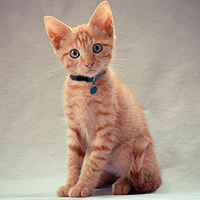
#> input picture oving1/kitten.jpg, 200 x 200 px
$ python oppgave1_maren.py   (older library calls are emulated)
#> lines starting #> are read from the running program, lines starting #| are printed output that depends on the picture; after the words box and inside, x2 and y2 are one past the last pixel; in counts of white or black regions, pixels touching at a corner belong together
import numpy as np
from scipy import misc
import matplotlib.pyplot as plt

def read_img(path):
#> called with path = './kitten.jpg'
	image = misc.imread(path)
#> image is the input picture: shape (200, 200, 3); mean R, G, B 177.1, 157.7, 141.9
	return image

def plot_fig(img, param = 'none'):
	plt.figure()
	if param == 'none':
		plt.imshow(img,)
	if param == 'gray':
		plt.imshow(img, cmap=plt.cm.gray, vmin=0, vmax=255)
	plt.axis('off')

def transform1(img, new_img):

	rows = img.shape[0]
#> rows = 200
	cols = img.shape[1]
#> cols = 200

	for y in range(rows):
		for x in range(cols):
			r = int(img[x,y,0])
			g = int(img[x,y,1])
			b = int(img[x,y,2])

			new_img[x,y] = (r+g+b)/3
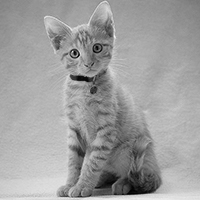
#> new_img: shape (200, 200); min 0, max 246, mean 158.6

	return new_img

def transform2(img, new_img):

	rows = img.shape[0]
#> rows = 200
	cols = img.shape[1]
#> cols = 200

	#Perception values
	red = 0.2126
	green = 0.7152
	blue = 0.0722

	for y in range(rows):
		for x in range(cols):
			r = float(img[x,y,0])
			g = float(img[x,y,1])
			b = float(img[x,y,2])

			new_img[x,y] = r*red + g*green + b*blue

	return new_img

def gen_diff(img1, img2, diff):

	rows = img1.shape[0]
#> rows = 200
	cols = img1.shape[1]
#> cols = 200

	for y in range(rows):
		for x in range(cols):

			diff[x,y] = 255

			if img1[x,y] != img2[x,y]:
				diff[x,y] = 0
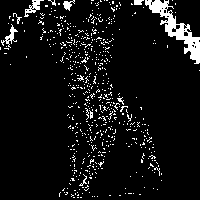
#> diff: shape (200, 200); 7.1% white; 564 white regions (555 under 20 px), largest, box (x1, y1, x2, y2) and area: (145, 0, 200, 64) 952, (24, 0, 44, 17) 124, (1, 24, 18, 48) 115

image = read_img('./kitten.jpg')

plot_fig(image)

plot_fig(image)

new_image1 = np.zeros_like(image[...,0])
new_image2 = np.zeros_like(image[...,0])
diff = np.zeros_like(image[...,0])

transform1(image, new_image1)
transform2(image, new_image2)

plot_fig(new_image1, 'gray')
plot_fig(new_image2, 'gray')

gen_diff(new_image1, new_image2, diff)

plot_fig(diff, 'gray')
plt.show()
